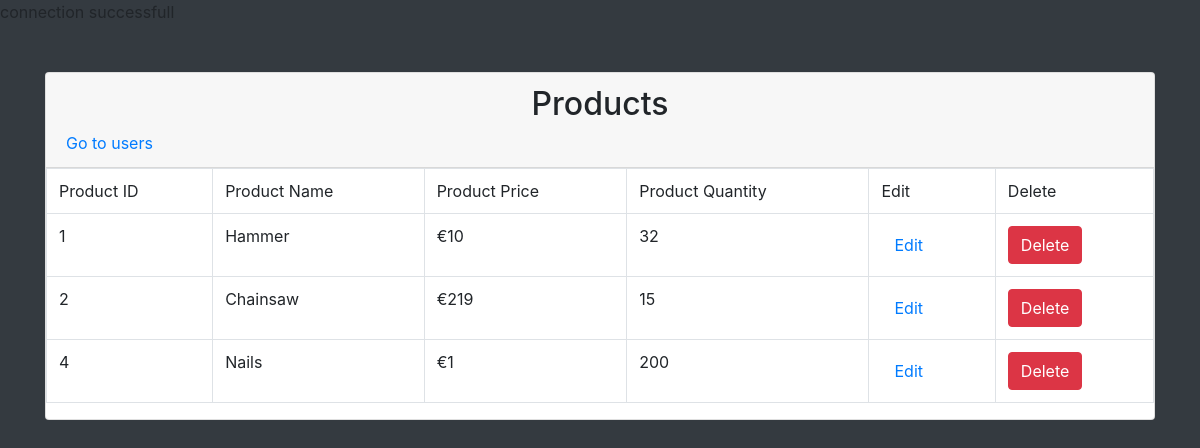
The page /admin/overview/product_overview.php on the database its author committed.
### tables this page shows
CREATE TABLE `products` (
  `product_id` int(11) NOT NULL,
  `product_name` varchar(45) NOT NULL,
  `product_price` decimal(10,0) NOT NULL,
  `product_quantity` int(11) NOT NULL,
  `product_review` text NOT NULL
);

### admin/overview/product_overview.php (the view, shortened to what this page needs)
<?php
    require_once("../config/db.php");
    $query = "SELECT product_id, product_name, product_price, product_quantity FROM products";
    $result = mysqli_query($conn,$query);
?>
<!DOCTYPE html>
<html lang="en">
<head>
    <link rel="stylesheet" a href="../css/bootstrap.min.css"/>
</head>
<body class="bg-dark">
    <div class="container">
        <div class="row">
            <div class="col m-auto">
                <div class="card mt-5">
                    <div class="card-header">
                        <h2 class="display-6 text-center">Products</h2>
                        <a href="users_overview.php">Go to users</a>
                    </div>
                    <table class="table table-bordered">
                        <tr>
                            <td> Product ID </td>
                            <td> Product Name </td>
                            <td> Product Price </td>
                            <td> Product Quantity </td>
                            <td> Edit  </td>
                            <td> Delete </td>
                        </tr>
                        <?php
                            while($row=mysqli_fetch_assoc($result)){
                                $ProductID = $row['product_id'];
                                $ProductName = $row['product_name'];
                                $ProductPrice = $row['product_price'];
                                $ProductQuantity = $row['product_quantity'];
                        ?>
                        <tr>
                            <td><?php echo $ProductID ?></td>
                            <td><?php echo $ProductName ?></td>
                            <td>€<?php echo $ProductPrice ?></td>
                            <td><?php echo $ProductQuantity ?></td>
                            <td><a href="#" class="btn btn-pencil">Edit</a></td>
                            <td><a href="#" class="btn btn-danger">Delete</a></td>
                        </tr>
                        <?php } ?>
                        </table>
                    </div>
                </div>
            </div>
        </div>
    </body>
</html>

### rows shown on the page
products: product_id "1", product_name "Hammer", product_price "10", product_quantity "32"
products: product_id "2", product_name "Chainsaw", product_price "219", product_quantity "15"
products: product_id "4", product_name "Nails", product_price "1", product_quantity "200"
